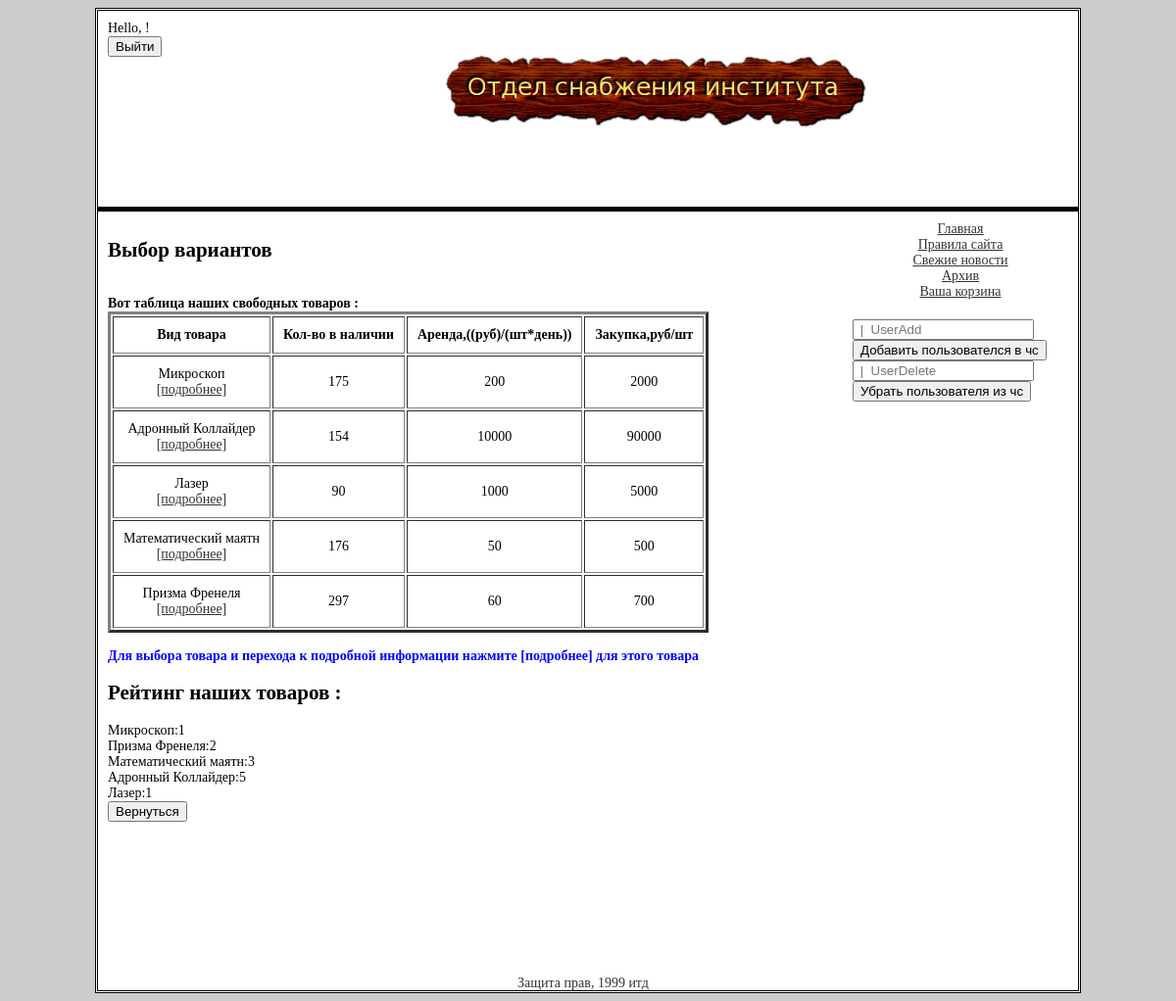
The app's page /files/variant.php (signed in) with its own data.
### tables this page shows
CREATE TABLE IF NOT EXISTS `variant` (
  `ide` varchar(11) NOT NULL,
  `varname` varchar(20) NOT NULL,
  `kolvo` varchar(5) NOT NULL,
  `tsenaaren` varchar(5) NOT NULL,
  `tsenazak` varchar(5) NOT NULL,
  `block` varchar(5) NOT NULL,
  `description` text NOT NULL,
  `image` varchar(30) NOT NULL,
  PRIMARY KEY (`ide`)
);

CREATE TABLE IF NOT EXISTS `reting` (
  `kluch` int(11) NOT NULL AUTO_INCREMENT,
  `ide` int(3) NOT NULL,
  `rating` int(255) NOT NULL,
  PRIMARY KEY (`kluch`)
);

### files/variant.php (the view, shortened to what this page needs)
<!DOCTYPE html >
<html>
<head>
<link rel="stylesheet" type="text/css" href="vid.css" />
</head>
<body>
<div class="wrapper">
    <div class="header">
  <div class="left_up">
  <?php
    if (isset($_COOKIE['a'])){
    $c=$_COOKIE['a'];
    $query=mysql_query("SELECT * FROM loginuser WHERE cod='$c'");
    $userdata=mysql_fetch_array($query);
    $k=$userdata['username'];
    }
  else {
    unset($_SESSION['name']);
    unset($_SESSION['buh']);
    unset($_SESSION['admin']);
}
     if (isset($_SESSION['name'])==1) {
        echo "Hello, ".$k."!".'<br/><form method= "post" action ="index.php">
<input type = "submit" name = "logout" value = "Выйти"/><br/>
</form>';
   }
 ?>
  </div>
<div class="right_up">
  <img src="logotip.png"/>
</div>
  </div>
    <div class="content">
             <div class="left">
           <?php
      echo '
             <h2>Выбор вариантов</h2></br>
             <b>Вот таблица наших свободных товаров : </b></br>'.
            '<table border="3" cellpadding="10" >
            <tr><th>Вид товара</th><th>Кол-во в наличии</th><th>Аренда,((руб)/(шт*день))</th><th>Закупка,руб/шт</th></tr>';
    $tov=mysql_query("SELECT * FROM variant");
            while ($mastov=mysql_fetch_array($tov)) {
            if ($mastov['block']=="no"){
            echo ('
   <tr align="center"><td>'.$mastov['varname'].'</br><a href="mvariant.php?ide='.$mastov['ide'].'">[подробнее]</a>
   </td><td>'.$mastov['kolvo'].'</td><td>'.$mastov['tsenaaren'].'</td><td>'.$mastov['tsenazak'].'</td></tr>
             ');
          }
          }
         echo '</table>'."</br><b><span style='color:blue;'>Для выбора товара и перехода к подробной информации нажмите [подробнее] для этого товара</span></b>";
         echo '<h2>Рейтинг наших товаров :</h2>';
        $zaprate=mysql_query("SELECT * from reting");
        while ($mzaprate=mysql_fetch_array($zaprate)){
            $k=$mzaprate['ide'];
            $tovrate=mysql_query("SELECT * FROM variant WHERE ide='$k'");
            $mtovrate=mysql_fetch_array($tovrate);
           $n=$mtovrate['varname'];
           $m=$mzaprate['rating'];
           echo $n.':'.$m.'<br/>';
        }
           ?>
           <form method="post" action="variant.php">
           <input type="submit" name="backto" value="Вернуться"/><br />
           </form>
           </div>
               <div class="right">
              <div class="right_menu">
              <a href="index.php">Главная</a>
              <a href="rules.php">Правила сайта</a>
              <a href="novosti.php">Свежие новости</a>
              <a href="arhiv.php">Архив</a>
              <a href="cart.php">Ваша корзина</a>
              </div>
               <div class="admin">
              <?php
              if (isset($_SESSION['admin'])==1) {
                echo '<form method="post" action="index.php">
                <input type="text" name="blogin" placeholder=" |  UserAdd"  /><br/>
               <input type = "submit" name = "userchern"  value = "Добавить пользователся в чс"/><br/>';
               echo '<form method="post" action="index.php">
                <input type="text" name="dlogin" placeholder=" |  UserDelete"  /><br/>
               <input type = "submit" name = "usercherndel"  value = "Убрать пользователя из чс"/><br/>';
               }
             ?>
              </div>
        </div>
</div>
<div class="footer">
Защита прав, 1999 итд</div>
</div>
</body>
</head>
</html>

### files/vid.css (style rules this page uses)
body { background: #cccccc; font:14px Trebuchet MS; }
.wrapper { width: 1000px; height:1000px; background: #ffffff; margin: 0 auto; border: double black; }
.header { width:980px; height: 180px; padding:10px; border-bottom: 5px solid #000000; }
.content { width:980px; height:760px; padding:10px; }
.left { width:760px; height:770px; float:left; }
.right { width:220px; height:770px; float: right; }
.right_menu a { display:block; text-align: center; }
.footer { width: 990px; height:20px; color: #333333; text-align: center; display:block; }
a { color:#333333; }
.left_up { width: 180px; height:160px; float:left; }
.right_up { width:640px; height:160px; float:right; margin-top:30px; }
.admin { margin-top:20px; margin-bottom:20px; }

### records on screen
variant: varname "Микроскоп", kolvo "175", tsenaaren "200", tsenazak "2000"
variant: varname "Адронный Коллайдер", kolvo "154", tsenaaren "10000", tsenazak "90000"
variant: varname "Лазер", kolvo "90", tsenaaren "1000", tsenazak "5000"
variant: varname "Математический маятн", kolvo "176", tsenaaren "50", tsenazak "500"
variant: varname "Призма Френеля", kolvo "297", tsenaaren "60", tsenazak "700"
reting: variant.varname "Микроскоп", rating "1"
reting: variant.varname "Призма Френеля", rating "2"
reting: variant.varname "Математический маятн", rating "3"
reting: variant.varname "Адронный Коллайдер", rating "5"
reting: variant.varname "Лазер", rating "1"
